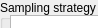
      <widget class="QWidget" name="page_10">
       <property name="geometry">
        <rect>
         <x>0</x>
         <y>0</y>
         <width>98</width>
         <height>28</height>
        </rect>
       </property>
       <attribute name="label">
        <string>Step 7 - Review sampling strategy results</string>
       </attribute>
       <widget class="QGroupBox" name="groupBox_32">
        <property name="geometry">
         <rect>
          <x>0</x>
          <y>0</y>
          <width>681</width>
          <height>352</height>
         </rect>
        </property>
        <property name="sizePolicy">
         <sizepolicy hsizetype="Preferred" vsizetype="Fixed">
          <horstretch>0</horstretch>
          <verstretch>0</verstretch>
         </sizepolicy>
        </property>
        <property name="minimumSize">
         <size>
          <width>0</width>
          <height>352</height>
         </size>
        </property>
        <property name="title">
         <string>Sampling strategy results</string>
        </property>
        <widget class="QTextBrowser" name="textBrowser_3">
         <property name="geometry">
          <rect>
           <x>10</x>
           <y>15</y>
           <width>551</width>
           <height>331</height>
          </rect>
         </property>
         <property name="html">
          <string>&lt;!DOCTYPE HTML PUBLIC &quot;-//W3C//DTD HTML 4.0//EN&quot; &quot;http://www.w3.org/TR/REC-html40/strict.dtd&quot;&gt;
&lt;html&gt;&lt;head&gt;&lt;meta name=&quot;qrichtext&quot; content=&quot;1&quot; /&gt;&lt;style type=&quot;text/css&quot;&gt;
p, li { white-space: pre-wrap; }
&lt;/style&gt;&lt;/head&gt;&lt;body style=&quot; font-family:'MS Shell Dlg 2'; font-size:8.25pt; font-weight:400; font-style:normal;&quot;&gt;
&lt;p style=&quot;-qt-paragraph-type:empty; margin-top:0px; margin-bottom:0px; margin-left:0px; margin-right:0px; -qt-block-indent:0; text-indent:0px; font-size:8pt;&quot;&gt;&lt;br /&gt;&lt;/p&gt;&lt;/body&gt;&lt;/html&gt;</string>
         </property>
        </widget>
        <widget class="QPushButton" name="pushButton_13">
         <property name="geometry">
          <rect>
           <x>580</x>
           <y>50</y>
           <width>75</width>
           <height>23</height>
          </rect>
         </property>
         <property name="text">
          <string>PushButton</string>
         </property>
        </widget>
        <widget class="QPushButton" name="pushButton_14">
         <property name="geometry">
          <rect>
           <x>580</x>
           <y>20</y>
           <width>75</width>
           <height>23</height>
          </rect>
         </property>
         <property name="text">
          <string>View results</string>
         </property>
        </widget>
       </widget>
      </widget>
